Frame 1 (no input): blank canvas, image omitted
Frame 60 (no input): blank canvas, image omitted
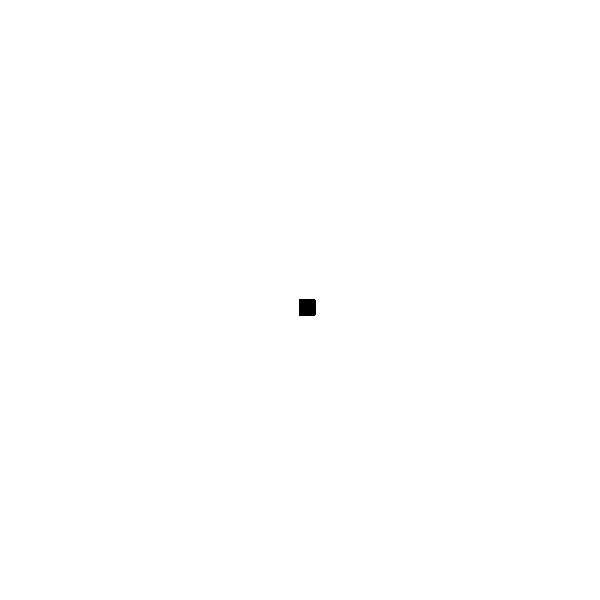
Frame 120 (the mouse pressed at the canvas centre since frame 60)

The p5.js sketch whose frames 1 and 60 were blank and that drew this single picture after the mouse press (run headless with seeded random() and noise() and a simulated clock; from frame 60 on, the mouse is pressed at the canvas centre):

// p5.js sketch
// ── sketch.js
function setup() {
    createCanvas(600, 600);
  background("white");
  }
  
  
  function draw() {
  
    stroke("black")
    fill("black")
   
   // console.log (mouseIsPressed)
  
    if(mouseIsPressed){
      rect(mouseX, mouseY, 15, 15);
    }
  
  
  }
